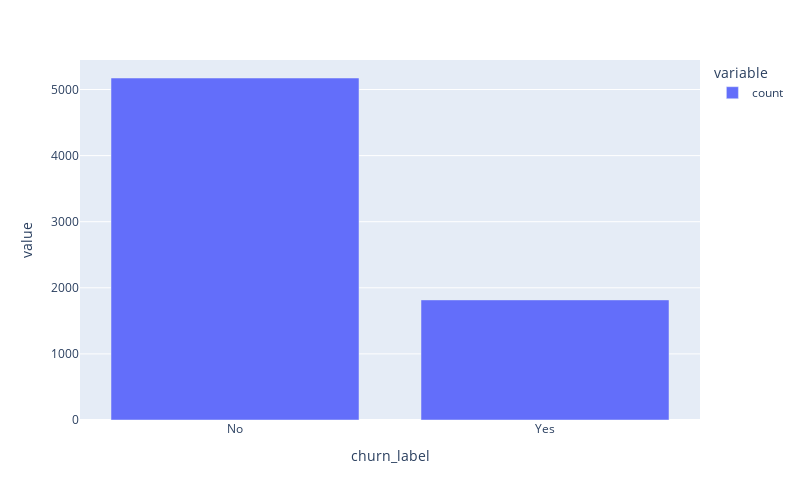

The code cell stored with this chart in its notebook:
### Code cell
# Let's have a look at the churn status.
fig = px.bar(df['churn_label'].value_counts(), width=800, height=500)
fig.show()

### Figure 1 — Plotly figure (JSON) as saved in the notebook; plotly's stock layout.template omitted (floating-point values rounded to 4 significant figures)
{"data": [{"alignmentgroup": "True", "hovertemplate": "variable=count<br>churn_label=%{x}<br>value=%{y}<extra></extra>", "legendgroup": "count", "marker": {"color": "#636efa", "pattern": {"shape": ""}}, "name": "count", "offsetgroup": "count", "orientation": "v", "showlegend": true, "textposition": "auto", "type": "bar", "x": ["No", "Yes"], "xaxis": "x", "y": [5174, 1817], "yaxis": "y"}], "layout": {"barmode": "relative", "height": 500, "legend": {"title": {"text": "variable"}, "tracegroupgap": 0}, "margin": {"t": 60}, "width": 800, "xaxis": {"anchor": "y", "domain": [0, 1], "title": {"text": "churn_label"}}, "yaxis": {"anchor": "x", "domain": [0, 1], "title": {"text": "value"}}}}
